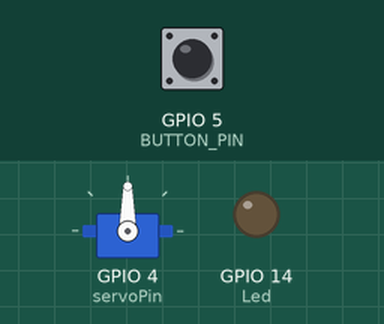
The sketch below on a simulated ESP32-C6. Parts: servo, output pins drawn as LEDs (lit = HIGH). Inputs (shaded band) come from the test bench; at power-on: GPIO 5 (BUTTON_PIN) LOW. WiFi joins after 1.5 s; servers stay silent unless stated; I2S audio is not simulated (input reads silence); pins used as bus, display or sensor lines are not drawn; what the sketch prints to the serial monitor is not drawn.

Above: at 3.2 s.
3.3 s: GPIO 5 (BUTTON_PIN) pulled HIGH for 1 s
At 4.7 s:
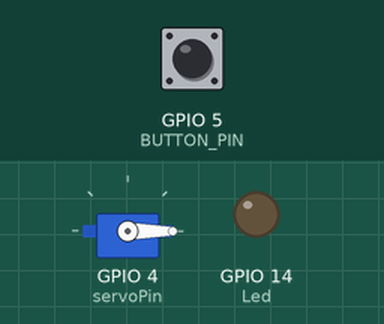
7.3 s: GPIO 5 (BUTTON_PIN) pulled HIGH for 0.15 s
At 8.1 s:
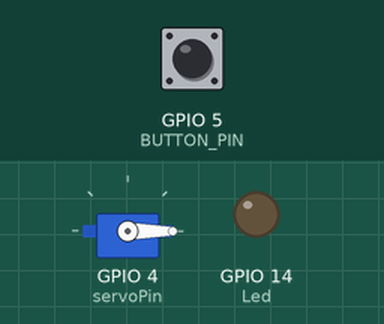
8.9 s: GPIO 5 (BUTTON_PIN) pulled HIGH for 3.2 s
At 12.3 s:
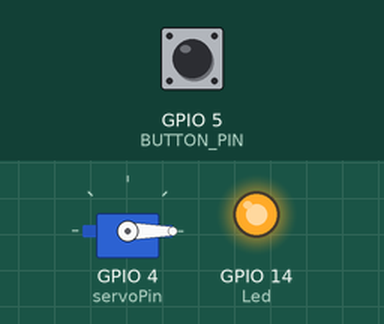
Timing chart, 0 to 13.8 s (numbered marks = the images above; inputs shaded):
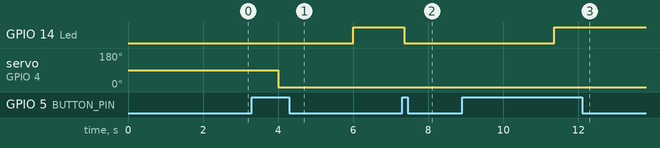

The sketch:

SoundradarwithWIFI.ino
```cpp
#include <driver/i2s.h>
#include <ESP32Servo.h>
#include <WiFi.h>
#include <ESPAsyncWebServer.h>
#include <AsyncTCP.h>
////////////////////////////////////////////////////////////////////////////////////////////////////////////////////////////
#define SAMPLE_RATE     32000
#define I2S_PORT        I2S_NUM_0
#define BUFFER_SAMPLES  256
// ESP32-C6 pins////////////////////////////////////////////////////////////////////////////////////////////////////////////
#define I2S_BCLK  2     //sck
#define I2S_LRCLK 3     //ws
#define I2S_DATA  6     //sd
#define BUTTON_PIN    5
#define servoPin    4
#define Led        14
#define TriggerOutPin 7
Servo myServo;
int32_t i2s_buffer[BUFFER_SAMPLES*2]; // stereo buffer: L + R
////////////////////////////////////////////////////////////////////////////////////////////////////////////////////////////
#define MIC_DISTANCE 0.145
#define SoS 343
#define tmax (MIC_DISTANCE / SoS)
#define pi 3.141592653589
#define LSoundThreshold 50
#define RSoundThreshold 50
////////////////////////////////////////////////////////////////////////////////////////////////////////////////////////////
const char* ssid = "TNT";
const char* password = "12345678";
AsyncWebServer server(80);
AsyncWebSocket ws("/ws");

const char* html = R"rawliteral(
<!DOCTYPE html>
<html>
<head>
<title>ESP32 Live Data</title>
<style>
  body { font-family: Arial, sans-serif; text-align: center; margin-top: 50px; }
  .value { font-size: 24px; margin: 10px 0; }
</style>
<script>
let socket;

function init() {
  socket = new WebSocket("ws://" + window.location.hostname + "/ws");

  socket.onopen = function() {
    console.log("WebSocket connected");
  };

  socket.onmessage = function(event) {
    const values = event.data.split(",");  // expects "maxL,maxR,angle"
    document.getElementById('a').innerText = "Left Mic: " + values[0];
    document.getElementById('b').innerText = "Right Mic: " + values[1];
    document.getElementById('c').innerText = "Angle: " + values[2];
  };

  socket.onclose = function() {
    console.log("WebSocket disconnected. Refresh the page to reconnect.");
  };
}
</script>
</head>
<body onload="init()">
<h1>ESP32 Live Data</h1>
<div id="a" class="value">Left Mic: 0</div>
<div id="b" class="value">Right Mic: 0</div>
<div id="c" class="value">Angle: 0</div>
</body>
</html>
)rawliteral";
////////////////////////////////////////////////////////////////////////////////////////////////////////////////////////////
float currentAngle = 0;       // current approximate angle
int n=0;
////////////////////////////////////////////////////////////////////////////////////////////////////////////////////////////
int buttonState;
int lastButtonState = LOW;
int state = 1;
unsigned long lastDebounceTime = 0;
const unsigned long debounceDelay = 50;
////////////////////////////////////////////////////////////////////////////////////////////////////////////////////////////
double maxL, maxR;
int Li, Ri;
double angle;
////////////////////////////////////////////////////////////////////////////////////////////////////////////////////////////
double tri(int a, int b) {
  double t = (b - a) / (double)SAMPLE_RATE;
  if (t > tmax) t = tmax;
  if (t < -tmax) t = -tmax;
  return asin(t / tmax) * (180.0 / pi);
}
////////////////////////////////////////////////////////////////////////////////////////////////////////////////////////////
bool buttonPressed() {
  int reading = digitalRead(BUTTON_PIN);
  bool pressed = false;
  if (reading != lastButtonState) lastDebounceTime = millis();
  if ((millis() - lastDebounceTime) > debounceDelay) {
    if (reading != buttonState) {
      buttonState = reading;
      if (buttonState == HIGH) pressed = true;
    }
  }
  lastButtonState = reading;
  return pressed;
}
////////////////////////////////////////////////////////////////////////////////////////////////////////////////////////////

////////////////////////////////////////////////////////////////////////////////////////////////////////////////////////////
void setup() {
  Serial.begin(115200);
  WiFi.begin(ssid, password);
  while(WiFi.status() != WL_CONNECTED && n < 20){
    delay(500);
    Serial.print(".");
    n++;
  }
  Serial.println(WiFi.localIP());
  // Serve webpage
  server.on("/", HTTP_GET, [](AsyncWebServerRequest *request){
    request->send(200, "text/html", html);
  });
  // Start WebSocket
  server.addHandler(&ws);
  server.begin();

  myServo.setPeriodHertz(50);
  myServo.attach(servoPin, 500, 2400);
  Serial.begin(115200);
  delay(500);
  Serial.println(">>> Stereo INMP441 Test <<<");
  pinMode(TriggerOutPin, OUTPUT);
  pinMode(BUTTON_PIN, INPUT_PULLDOWN);
  pinMode(Led, OUTPUT);
  // I2S configuration
  i2s_config_t cfg = {
    .mode = (i2s_mode_t)(I2S_MODE_MASTER | I2S_MODE_RX),
    .sample_rate = SAMPLE_RATE,
    .bits_per_sample = I2S_BITS_PER_SAMPLE_32BIT,
    .channel_format = I2S_CHANNEL_FMT_RIGHT_LEFT, // stereo
    .communication_format = I2S_COMM_FORMAT_I2S,
    .intr_alloc_flags = 0,
    .dma_buf_count = 4,
    .dma_buf_len = 512,  // bigger buffer for stereo
    .use_apll = false
  };

  i2s_pin_config_t pins = {
    .bck_io_num = I2S_BCLK,
    .ws_io_num = I2S_LRCLK,
    .data_out_num = I2S_PIN_NO_CHANGE,
    .data_in_num = I2S_DATA
  };

  // Install and start I2S
  i2s_driver_install(I2S_PORT, &cfg, 0, NULL);
  i2s_set_pin(I2S_PORT, &pins);

  Serial.println("I2S initialized! Reading both mics...");
}
////////////////////////////////////////////////////////////////////////////////////////////////////////////////////////////
void loop() {
  static unsigned long lastSend = 0;
 switch (state){
  case 1:
   digitalWrite(Led, LOW);
    delay(400);
  if(buttonPressed()){
    digitalWrite(TriggerOutPin, HIGH);
    myServo.write(0);
    delay(2000);
    state = 2;
  }
   break;
  case 2:
      if(buttonPressed()){
           digitalWrite(TriggerOutPin, LOW);
    state = 1;
    break;}
 // myServo.write(0);
 digitalWrite(Led, HIGH);
  size_t bytes_read = 0;
  maxL = maxR = 0;
  Li = Ri = 0;
  angle = 0;
  // Non-blocking read (50ms timeout)
  esp_err_t res = i2s_read(I2S_PORT, i2s_buffer, sizeof(i2s_buffer), &bytes_read, 50);
  if(res != ESP_OK) {
    Serial.print("I2S read error: "); Serial.println(res);
    delay(50);
    return;
  }

  if(bytes_read == 0) {
    Serial.println("No data yet from microphones");
    delay(50);
    return;
  }

  int frames = bytes_read / 8; // 4 bytes left + 4 bytes right
  for(int i = 0; i < frames; i++) {
    int32_t L = i2s_buffer[i*2] >> 14;     // Left mic
    int32_t R = i2s_buffer[i*2 + 1] >> 14; // Right mic
   // Serial.print("Frame "); Serial.print(i);
   // Serial.print(": L="); Serial.print(L);
   // Serial.print(" R="); Serial.println(R);
    if (abs(L) > maxL && abs(L) > LSoundThreshold) { maxL = abs(L); Li = i; }
    if (abs(R) > maxR && abs(R) > RSoundThreshold) { maxR = abs(R); Ri = i; }
  }
  if((int)maxL == 0 || (int)maxR == 0){
  break;}
  if((int)maxL != 0 || (int)maxR != 0){
       angle = tri(Li, Ri);
  }
   if((int)angle != 90 && (int)angle != -90 && (int)angle != 0){
  Serial.print("L peak: "); Serial.print(maxL);
    Serial.print("L index: "); Serial.print(Li);
  Serial.print("  R peak: "); Serial.print(maxR);
  Serial.print("R index: "); Serial.print(Ri);

  Serial.print("  Angle: "); Serial.println(90-angle);
 myServo.write(90 + angle);
  // digitalWrite(TriggerOutPin, HIGH);
  angle = 90  + angle;
 String msg = String(maxL) + "," + String(maxR) + "," + String(angle);
  ws.textAll(msg);
 delay(3000);}


 }


}
```

Measured:
- after the input at 3.3 s, GPIO 14 (Led): LOW → HIGH after 2.7 s; servo on GPIO 4 (servoPin): 90° → 0° after 0.70 s
- after the input at 7.3 s, GPIO 14 (Led): HIGH → LOW after 0.06 s
- after the input at 8.9 s, GPIO 14 (Led): LOW → HIGH after 2.5 s
